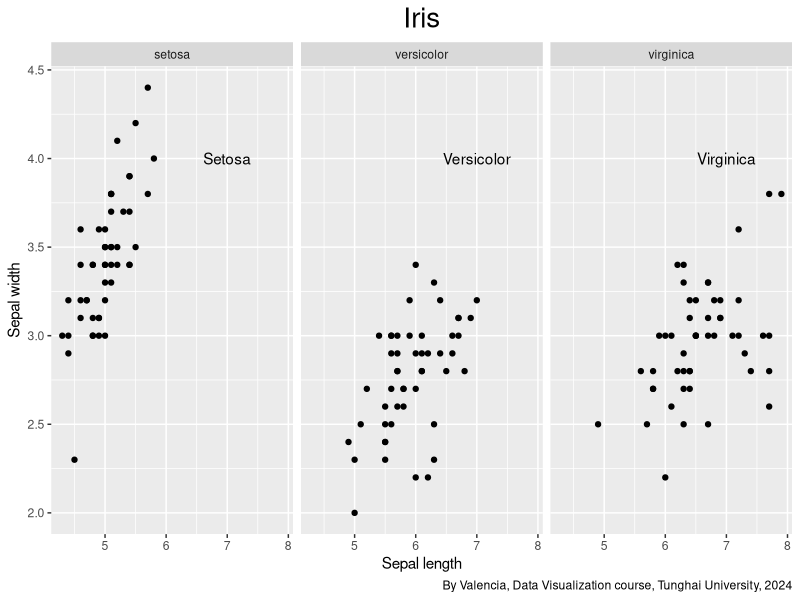
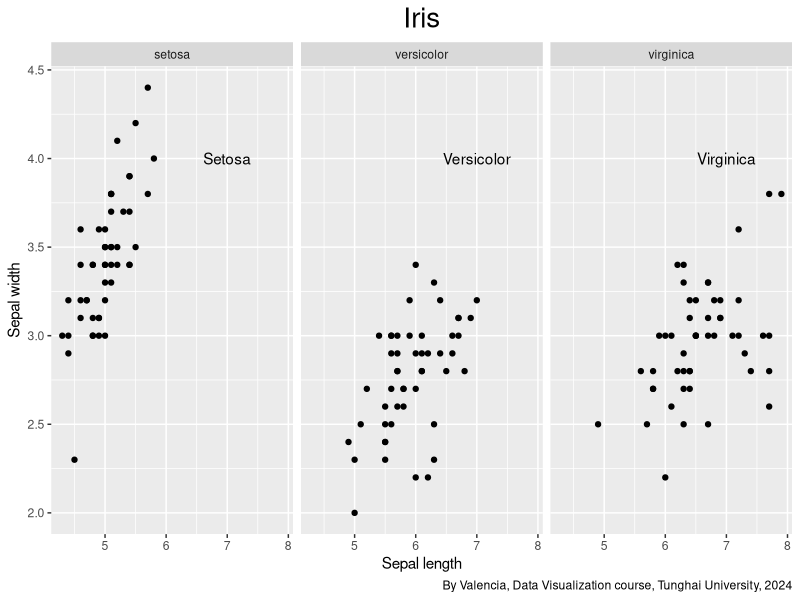

R code for these plots, in order:
## ---- chunk 1
library(ggplot2)
## ---- chunk 2
  iris_plot <- ggplot(iris, aes(x=Sepal.Length, y = Sepal.Width))+
  geom_point() +
  facet_grid(. ~ Species)
## ---- chunk 3
g_labels <- data.frame(Species = c("setosa", "versicolor", "virginica"), 
                       label=c("Setosa", "Versicolor", "Virginica"))
## ---- chunk 4
iris_plot +
  geom_text(x = 7, y = 4, aes(label = label), data = g_labels) +
  labs(title = "Iris",
       x = "Sepal length",
       y = "Sepal width",
       caption = "By Valencia, Data Visualization course, Tunghai University, 2024")+
  theme(plot.title = element_text(hjust = 0.5, size = 20))
## ---- chunk 5

library(ggplot2)
  iris_plot <- ggplot(iris, aes(x=Sepal.Length, y = Sepal.Width))+
  geom_point() +
  facet_grid(. ~ Species)
## ---- chunk 6
g_labels <- data.frame(Species = c("setosa", "versicolor", "virginica"), 
                       label=c("Setosa", "Versicolor", "Virginica"))
## ---- chunk 7
iris_plot +
  geom_text(x = 7, y = 4, aes(label = label), data = g_labels) +
  labs(title = "Iris",
       x = "Sepal length",
       y = "Sepal width",
       caption = "By Valencia, Data Visualization course, Tunghai University, 2024")+
  theme(plot.title = element_text(hjust = 0.5, size = 20))
